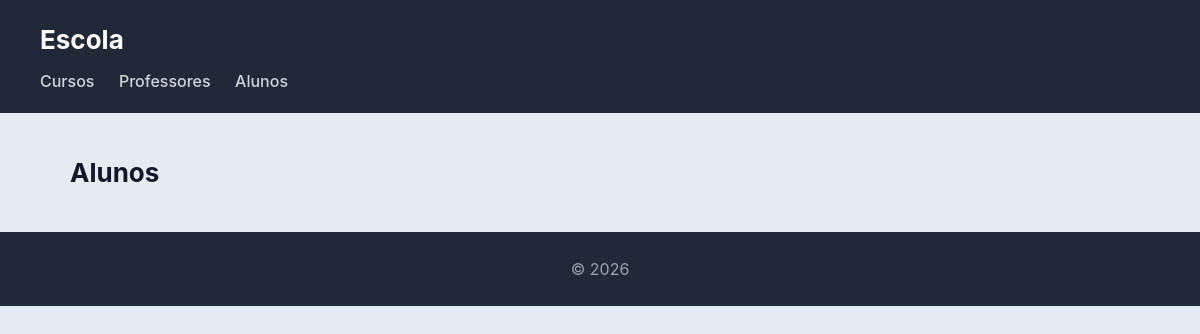
/escola/alunos/, run on an earlier commit of the app's database.
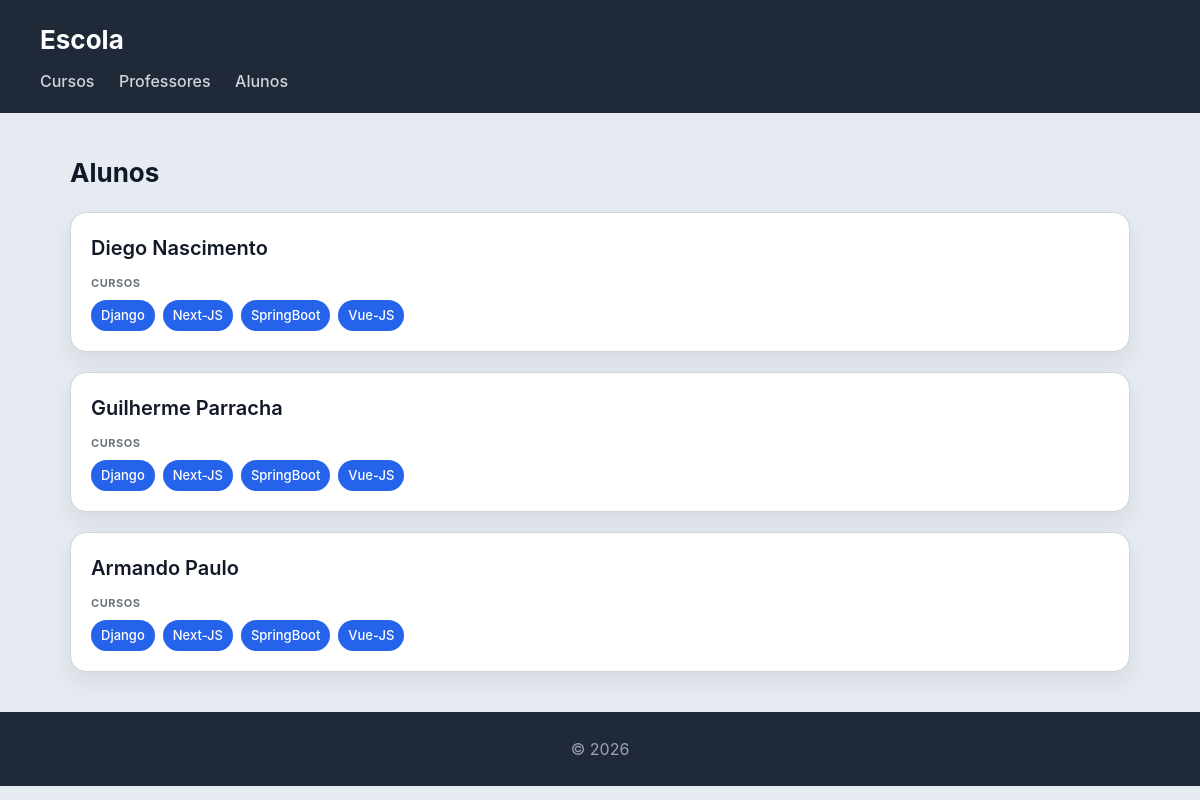
And on a later commit of the database.
### escola/models.py (models this page shows, shortened)
class Aluno(models.Model):
    nome = models.CharField(max_length=100)
    numero = models.CharField(max_length=20, unique=True)

class Curso(models.Model):
    nome = models.CharField(max_length=100)
    imagem = models.ImageField(upload_to='cursos/')
    professor = models.ForeignKey(Professor, on_delete=models.CASCADE, related_name='cursos')
    alunos = models.ManyToManyField(Aluno, related_name='cursos')

### escola/views.py (the view)
# urls.py: path('alunos/', views.alunos_view, name="alunos"),
def alunos_view(request):
    alunos = Aluno.objects.prefetch_related('cursos').all()
    return render(request, 'escola/alunos.html', {'alunos': alunos})

### escola/templates/escola/alunos.html
{% extends "escola/base.html" %}
{% block content %}
    <h2>Alunos</h2>
    <section>
        {% for aluno in alunos %}
            <article>
                <header>
                    <h3>{{ aluno.nome }}</h3>
                </header>
                <section>
                    <h4>Cursos</h4>
                    <ul>
                        {% for curso in aluno.cursos.all %}
                            <li>{{ curso.nome }}</li>
                        {% empty %}
                            <li>Nenhum curso atribuído</li>
                        {% endfor %}
                    </ul>
                </section>
            </article>
        {% endfor %}
    </section>
{% endblock %}

What changed in the data, as far as the page shows it:
added Aluno: nome "Diego Nascimento"
added Curso: nome "Django"
added Curso: nome "Next-JS"
added Curso: nome "SpringBoot"
added Curso: nome "Vue-JS"
added Aluno: nome "Guilherme Parracha"
added Aluno: nome "Armando Paulo"
